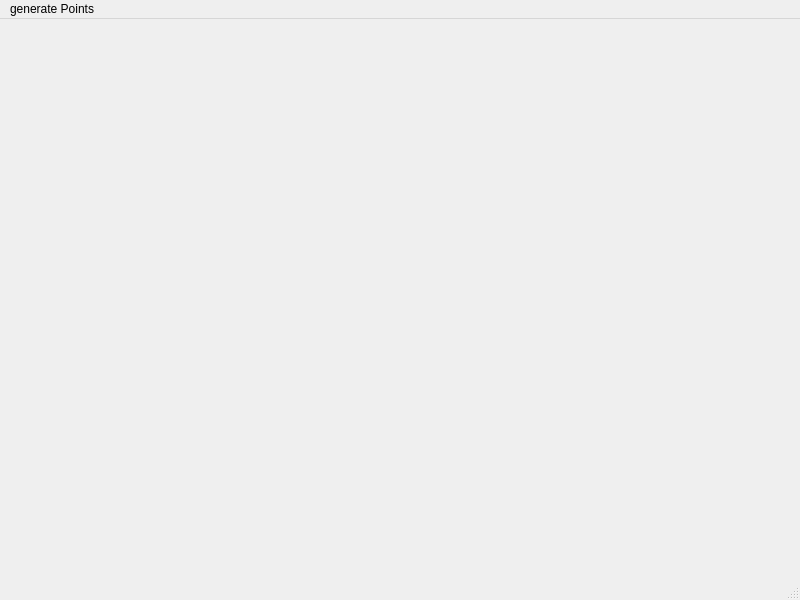
<?xml version="1.0" encoding="UTF-8"?>
<ui version="4.0">
 <class>MainWindowThLab</class>
 <widget class="QMainWindow" name="MainWindowThLab">
  <property name="geometry">
   <rect>
    <x>0</x>
    <y>0</y>
    <width>800</width>
    <height>600</height>
   </rect>
  </property>
  <property name="baseSize">
   <size>
    <width>800</width>
    <height>800</height>
   </size>
  </property>
  <property name="windowTitle">
   <string>3Lab</string>
  </property>
  <widget class="QWidget" name="centralwidget">
   <layout class="QGridLayout" name="gridLayout">
    <item row="0" column="0">
     <widget class="QvtkWidget" name="widget" native="true"/>
    </item>
   </layout>
  </widget>
  <widget class="QMenuBar" name="menubar">
   <property name="geometry">
    <rect>
     <x>0</x>
     <y>0</y>
     <width>800</width>
     <height>22</height>
    </rect>
   </property>
   <widget class="QMenu" name="menugenerate_Points">
    <property name="title">
     <string>generate Points</string>
    </property>
    <addaction name="actionCreateRandomPlane"/>
   </widget>
   <addaction name="menugenerate_Points"/>
  </widget>
  <widget class="QStatusBar" name="statusbar"/>
  <action name="actionCreateRandomPlane">
   <property name="text">
    <string>random plane</string>
   </property>
  </action>
 </widget>
 <customwidgets>
  <customwidget>
   <class>QvtkWidget</class>
   <extends>QWidget</extends>
   <header>QvtkWidget.h</header>
   <container>1</container>
  </customwidget>
 </customwidgets>
 <resources/>
 <connections/>
</ui>
